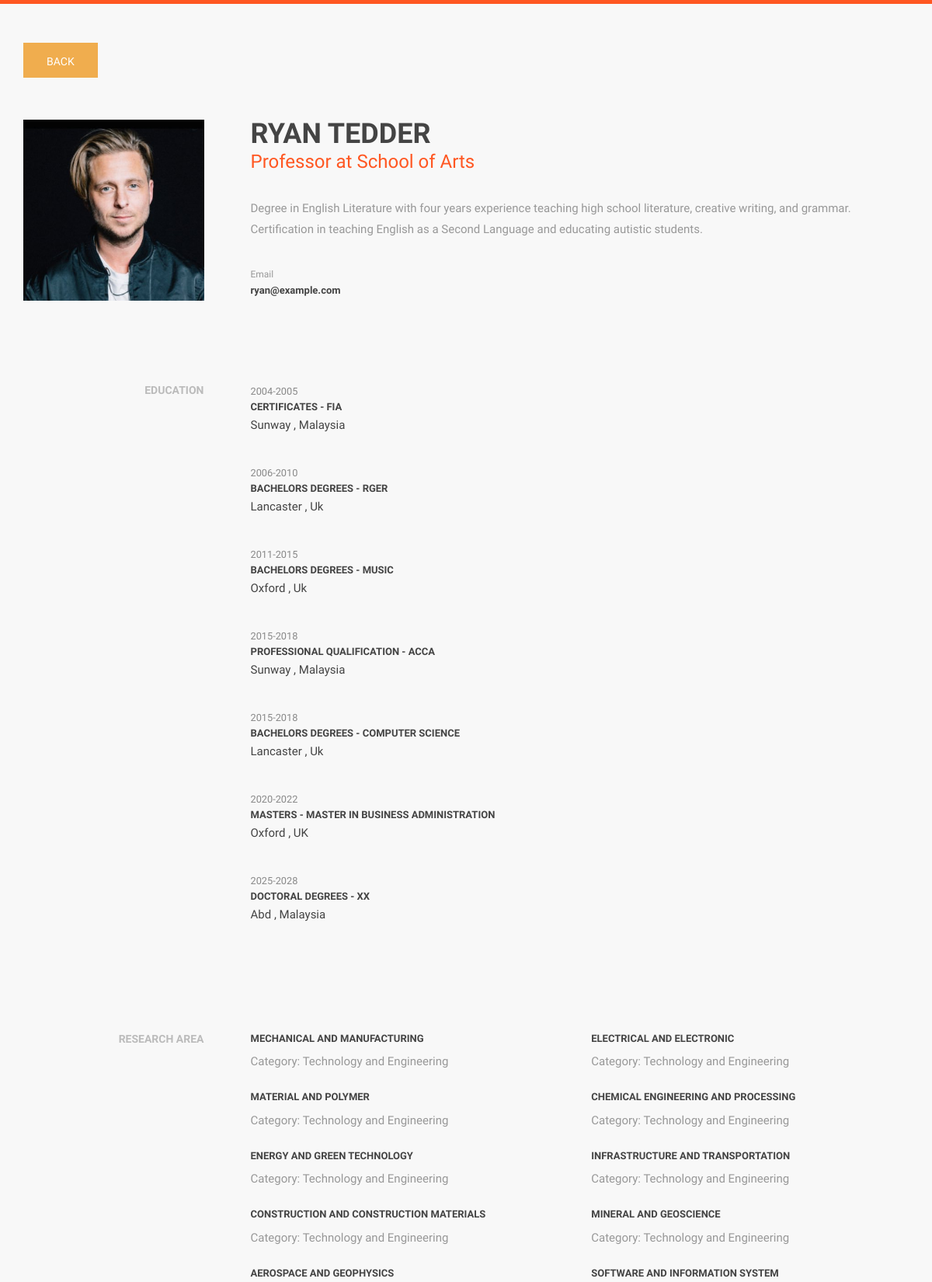
Screenshot of /fyp_HW/main/user.php?id=100001 (upper part) with the database file from the repository.
### tables this page shows
CREATE TABLE `tbl_staffs` (
  `id` int(10) NOT NULL,
  `StaffId` varchar(6) NOT NULL,
  `firstName` varchar(255) NOT NULL,
  `lastName` varchar(255) NOT NULL,
  `nationality` varchar(255) NOT NULL,
  `dob` date NOT NULL,
  `email` varchar(255) NOT NULL,
  `startDate` date NOT NULL,
  `position` varchar(255) NOT NULL,
  `faculty` varchar(255) NOT NULL,
  `department` varchar(255) NOT NULL,
  `summary` varchar(50000) NOT NULL,
  `password` varchar(255) NOT NULL,
  `status` varchar(255) NOT NULL,
  `profile_picture` text,
  `created_on` timestamp NOT NULL DEFAULT CURRENT_TIMESTAMP,
  `updated_on` timestamp NOT NULL DEFAULT CURRENT_TIMESTAMP,
  `user_type` varchar(255) NOT NULL,
  `api_key` varchar(255) NOT NULL
);

CREATE TABLE `eduDetails` (
  `id` int(11) NOT NULL,
  `eduLevel` varchar(255) NOT NULL,
  `degreeName` varchar(255) NOT NULL,
  `memberRegNo` varchar(255) NOT NULL,
  `year` varchar(255) NOT NULL,
  `institute` varchar(255) NOT NULL,
  `country` varchar(255) NOT NULL,
  `user_ID` varchar(255) NOT NULL
);

CREATE TABLE `researcharea_details` (
  `id` int(11) NOT NULL,
  `user_ID` varchar(255) NOT NULL,
  `area` varchar(255) NOT NULL,
  `category` varchar(255) NOT NULL
);

### fyp_HW/main/user.php (the view, shortened to what this page needs)
<?php
include('../inc/config.php');
$staff_id = $_GET['id'];
$sql= "SELECT * FROM `tbl_staffs` WHERE `StaffId` = :id";
try {
    $query = $dbh->prepare($sql);
    $query->bindParam(':id',$staff_id,PDO::PARAM_STR);
    $query->execute();
    $result = $query->fetchAll(PDO::FETCH_ASSOC);
    foreach($result as $output) {
        $fullname = $output["firstName"]." ".$output["lastName"];
        $email = $output["email"];
        $position = $output["position"];
        $faculty = $output["faculty"];
        $summary = $output["summary"];
        $profile_picture = $output["profile_picture"];
        $image = "assets/img/img-profile.jpg";
        if(strcasecmp($profile_picture,"")==0 || strcasecmp($profile_picture,"none")==0){
            $image = "assets/img/img-profile.jpg";
        } else {
            $image = "../".$profile_picture;
        }
    }
}
catch(PDOException $e) {
    echo $e;
}
function check($number){
    if($number % 2 == 0){
        return "Even";
    } else{
        return "Odd";
    }
}
$record_list = array();
$R2 = array();
$R2['type']="Research Area";
$R2['table_name']="researcharea_details";
$R2['table_column']="area,category";
$R2['display_column']="Area,Category";
array_push($record_list,$R2);
$R3 = array();
$R3['type']="Awards";
$R3['table_name']="awards";
$R3['table_column']="awardName,awardType,awardDetails";
$R3['display_column']="Award Name,Award Type,Award Details";
array_push($record_list,$R3);
$R4 = array();
$R4['type']="Projects";
$R4['table_name']="projects";
$R4['table_column']="projName,description";
$R4['display_column']="Project Name,Description";
array_push($record_list,$R4);
$R5 = array();
$R5['type']="Research Activities";
$R5['table_name']="research_activities";
$R5['table_column']="researchTitle,fundingBody,country";
$R5['display_column']="Research Title,Funding Body,Country";
array_push($record_list,$R5);
?>
<!DOCTYPE html>
<html>
<head>
    <link href="assets/css/font-awesome.min.css" rel="stylesheet">
    <link href="assets/css/bootstrap.min.css" rel="stylesheet">
    <link href="assets/css/owl.carousel.css" rel="stylesheet">
    <link href="assets/css/style.css" rel="stylesheet">
</head>
<body>
<div id="main-wrapper">
    <header class="header">
        <div class="container">
            <button onclick="history.back();" type="button" class="btn btn-warning">
                Back
            </button>
            <br><br><br>
            <div class="row">
                <div class="col-md-3">
                    <div class="profile-img">
                        <img src="<?php echo $image?>" class="img-responsive" alt=""/>
                    </div>
                </div>
                <div class="col-md-9">
                    <div class="name-wrapper">
                        <h1 class="name"><?php echo $fullname?></h1>
                        <span><?php echo $position ?> at <?php echo $faculty?></span>
                    </div>
                    <p>
                        <?php echo $summary ?>
                    </p>
                    <div class="row">
                        <div class="col-md-12">
                            <div class="personal-details">
                                <small>Email</small>
                                <strong><?php echo $email ?></strong>
                            </div>
                        </div>
                    </div>
                </div>
            </div>
        </div>
    </header>
      <section class="section-education section-wrapper">
        <div class="container">
            <div class="row">
                <div class="col-md-3">
                    <div class="section-title"><h2>Education</h2></div>
                </div>
                <div class="col-md-9">
                    <div class="row">
                        <div class="col-md-12">
                        <?php
                        $sql= "SELECT * FROM `eduDetails` WHERE `user_ID` = :id";
                        try {
                            $query = $dbh->prepare($sql);
                            $query->bindParam(':id',$staff_id,PDO::PARAM_STR);
                            $query->execute();
                            $result = $query->fetchAll(PDO::FETCH_ASSOC);
                            foreach($result as $output) {
                                $year = $output["year"];
                                $degree = $output["degreeName"];
                                $level = $output["eduLevel"];
                                $institute = ucfirst($output["institute"]);
                                $country = ucfirst($output["country"]);
                                echo"
                                <div class='content-item'>
                                <small>$year</small>
                                <h3>$level - $degree</h3>
                                <h4>$institute , $country</h4>
                                </div>
                                ";
                            }
                        }
                        catch(PDOException $e)
                        {
                            echo $e;
                        }
                        ?>
                        </div>
                    </div>
                </div>
            </div>
        </div>
    </section>
	<?php
	foreach ($record_list as $record){
	    $record_title = $record['type'];
	    $table_name = $record['table_name'];
	    $column_name_array = explode(",",$record['table_column']);
	    $column_name_display = explode(",",$record['display_column']);
	    echo"
        <section class='expertise-wrapper section-wrapper'>
        <div class='container'>
        <div class='row'>
        <div class='col-md-3'>
        <div class='section-title'>
        <h2>$record_title</h2>
        </div>
        </div>
        <div class='col-md-9'>
        <div class='row'>
        ";
	    $sql= "SELECT * FROM `$table_name` WHERE `user_ID` = :id";
	    try {
	        $query = $dbh->prepare($sql);
	        $query->bindParam(':id',$staff_id,PDO::PARAM_STR);
	        $query->execute();
	        $result = $query->fetchAll(PDO::FETCH_ASSOC);
	        foreach($result as $output) {
	            $title = $output[$column_name_array[0]];
	            $title = str_replace("_"," ",$title);
	            $x=0;
	            $y=0;
	            $description = "";
	            foreach ($column_name_array as $column_data){
	                if($y!=0){
	                    $entry = $output[$column_data];
	                    $description = $description."<p>".$column_name_display[$y].": ".$entry."</p>";
	                }
	                $y++;
	            }
	                if(strcasecmp(check($x),"Even")==0){
	                    echo"
             			<div class='col-md-6'>
                            <div class='expertise-item'>
                                <h3>$title</h3>
                                $description
                            </div>
                        </div>
                        ";
	                }
	            }
	    }
	    catch(PDOException $e)
	    {
	        echo $e;
	    }
	    echo"
        </div>
        </div>
        </div>
        </section>
        ";
	}
	?>
</div>
</body>
</html>

### fyp_HW/main/assets/css/style.css (style rules this page uses)
body { font-family : 'Hind', sans-serif; font-size : 15px; line-height : 1.8em; color : #989898; font-weight : 300; background : #f8f8f8; }
h1, h2, h3, h4, h5, h6 { margin : 0 0 15px; color : #444444; }
h1 { font-size : 36px; line-height : 1.8em; font-weight : 700; }
h2 { font-size : 18px; line-height : 1.8em; font-weight : 700; }
h3 { font-size : 13px; line-height : 1.8em; font-weight : 700; }
h4 { font-size : 15px; line-height : 1.8em; font-weight : 500; }
p { margin-bottom : 20px; }
strong { color : #444444; }
.btn { padding : 14px 30px 11px; margin-bottom : 0; font-size : 14px; font-weight : 500; border-radius : 0; border : 0; text-transform : uppercase; transition : all .3s; }
#main-wrapper { overflow : hidden; }
.section-wrapper { padding : 50px 0; }
.section-title { margin-right : 30px; text-align : right; }
.section-title h2 { font-size : 14px; margin-bottom : 5px; color : #bbbbbb; text-transform : uppercase; }
.header { padding : 50px 0; margin : 0; position : relative; border-top : 5px solid #ff5722; }
.header .profile-img { margin-right : 30px; }
.header .name-wrapper { margin-bottom : 30px; }
.header .name-wrapper h1 { text-transform : uppercase; line-height : 1; margin : 0 0 5px; }
.header .name-wrapper span { font-size : 24px; color : #ff5722; }
.header .personal-details { margin : 10px 0; }
.header .personal-details strong { font-size : 13px; color : #444444; display : block; line-height : 1; }
.header .personal-details small { font-size : 12px; }
.expertise-item { margin-bottom : 20px; }
.expertise-item h3 { text-transform : uppercase; margin-bottom : 5px; }
.content-item { margin-bottom : 40px; }
.content-item h3 { margin : 0 0 10px; line-height : 1; font-weight : bold; text-transform : uppercase; }
.content-item h4 { margin : 0; line-height : 1; }
.content-item small { color : #888888; }

### rows the page displays
tbl_staffs: profile_picture (picture), fullname "RYAN TEDDER", position "Professor", faculty "School of Arts", summary "Degree in English Literature with four years experience teaching high school literature, creative writing, and grammar. Certification in teaching English as a Second Language and educating autistic students.", email "ryan@example.com"
edudetails: year "2004-2005", eduLevel "CERTIFICATES", degreeName "FIA", institute "Sunway", country "Malaysia"
edudetails: year "2006-2010", eduLevel "BACHELORS DEGREES", degreeName "RGER", institute "Lancaster", country "Uk"
edudetails: year "2011-2015", eduLevel "BACHELORS DEGREES", degreeName "MUSIC", institute "Oxford", country "Uk"
edudetails: year "2015-2018", eduLevel "PROFESSIONAL QUALIFICATION", degreeName "ACCA", institute "Sunway", country "Malaysia"
edudetails: year "2015-2018", eduLevel "BACHELORS DEGREES", degreeName "COMPUTER SCIENCE", institute "Lancaster", country "Uk"
edudetails: year "2020-2022", eduLevel "MASTERS", degreeName "MASTER IN BUSINESS ADMINISTRATION", institute "Oxford", country "UK"
edudetails: year "2025-2028", eduLevel "DOCTORAL DEGREES", degreeName "XX", institute "Abd", country "Malaysia"
researcharea_details: area "MECHANICAL AND MANUFACTURING", y "Category", category "Technology and Engineering"
researcharea_details: area "ELECTRICAL AND ELECTRONIC", y "Category", category "Technology and Engineering"
researcharea_details: area "MATERIAL AND POLYMER", y "Category", category "Technology and Engineering"
researcharea_details: area "CHEMICAL ENGINEERING AND PROCESSING", y "Category", category "Technology and Engineering"
researcharea_details: area "ENERGY AND GREEN TECHNOLOGY", y "Category", category "Technology and Engineering"
researcharea_details: area "INFRASTRUCTURE AND TRANSPORTATION", y "Category", category "Technology and Engineering"
researcharea_details: area "CONSTRUCTION AND CONSTRUCTION MATERIALS", y "Category", category "Technology and Engineering"
researcharea_details: area "MINERAL AND GEOSCIENCE", y "Category", category "Technology and Engineering"
researcharea_details: area "AEROSPACE AND GEOPHYSICS"
researcharea_details: area "SOFTWARE AND INFORMATION SYSTEM"

### other values shown
$record_title "RESEARCH AREA"
